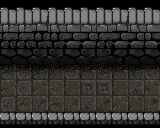

This is a level from a 2D game, rendered from its Tiled map with the project's own tilesets. A one-line summary and the complete map file follow:
An orthogonal 10x8 tile map with 16x16 px tiles, 4 tile layers (Ground, Wall, Front, Decoration), 6 tilesets.

<map version="1.10" tiledversion="1.10.1" orientation="orthogonal" renderorder="right-down" width="10" height="8" tilewidth="16" tileheight="16" infinite="0" nextlayerid="5" nextobjectid="1">
 <tileset firstgid="1" name="dungeon1_walls_pit_tilesheet" tilewidth="16" tileheight="16" tilecount="35" columns="5">
  <image source="../../textures/tilemap/dungeon1/dungeon1_walls_pit.png" width="80" height="112" />
 </tileset>
 <tileset firstgid="36" name="dungeon1_walls_tilesheet" tilewidth="16" tileheight="16" tilecount="65" columns="13">
  <image source="../../textures/tilemap/dungeon1/dungeon1_walls.png" width="208" height="80" />
 </tileset>
 <tileset firstgid="101" name="dungeon1_grey_floor" tilewidth="16" tileheight="16" tilecount="96" columns="12">
  <image source="../../textures/tilemap/dungeon1/dungeon1_grey_floor.png" width="192" height="128" />
 </tileset>
 <tileset firstgid="197" name="dungeon1_tile_shading_tilesheet" tilewidth="16" tileheight="16" tilecount="25" columns="5">
  <image source="../../textures/tilemap/dungeon1/dungeon1_tile_shading.png" width="80" height="80" />
 </tileset>
 <tileset firstgid="222" source="../tilesheets/dungeon1_tile_shading_tilesheet.tsx" />
 <tileset firstgid="247" source="../tilesheets/dungeon1_walls_pit_tilesheet.tsx" />
 <layer id="1" name="Ground" width="10" height="8">
  <data encoding="csv">
0,0,0,0,0,0,0,0,0,0,
0,0,0,0,0,0,0,0,0,0,
0,0,0,0,0,0,0,0,0,0,
0,0,0,0,0,0,0,0,0,0,
132,144,114,186,120,162,176,162,162,168,
107,140,175,180,137,163,191,137,177,127,
164,128,102,132,106,105,126,179,114,178,
0,0,0,0,0,0,0,0,0,0
</data>
 </layer>
 <layer id="3" name="Wall" width="10" height="8">
  <data encoding="csv">
0,0,0,0,0,0,0,0,0,0,
0,0,0,0,0,0,0,0,0,0,
0,0,0,0,0,0,0,0,0,0,
0,0,0,0,0,0,0,0,0,0,
0,0,0,0,0,0,0,0,0,0,
0,0,0,0,0,0,0,0,0,0,
0,0,0,0,0,0,0,0,0,0,
0,0,0,0,0,0,0,0,0,0
</data>
 </layer>
 <layer id="2" name="Front" width="10" height="8">
  <data encoding="csv">
38,37,38,38,39,37,38,40,39,39,
52,52,54,53,51,50,50,54,53,51,
65,65,66,66,64,64,65,64,64,63,
77,77,79,79,80,79,76,78,77,77,
0,0,0,0,0,0,0,0,0,0,
0,0,0,0,0,0,0,0,0,0,
0,0,0,0,0,0,0,0,0,0,
279,278,280,280,278,278,279,278,278,278
</data>
 </layer>
 <layer id="4" name="Decoration" width="10" height="8">
  <data encoding="csv">
0,0,0,0,0,0,0,0,0,0,
0,0,0,0,0,0,0,0,0,0,
0,0,0,0,0,0,0,0,0,0,
0,0,0,0,0,0,0,0,0,0,
224,225,229,228,230,230,228,230,229,228,
0,0,0,0,0,0,0,0,0,0,
0,0,0,0,0,0,0,0,0,0,
0,0,0,0,0,0,0,0,0,0
</data>
 </layer>
</map>
